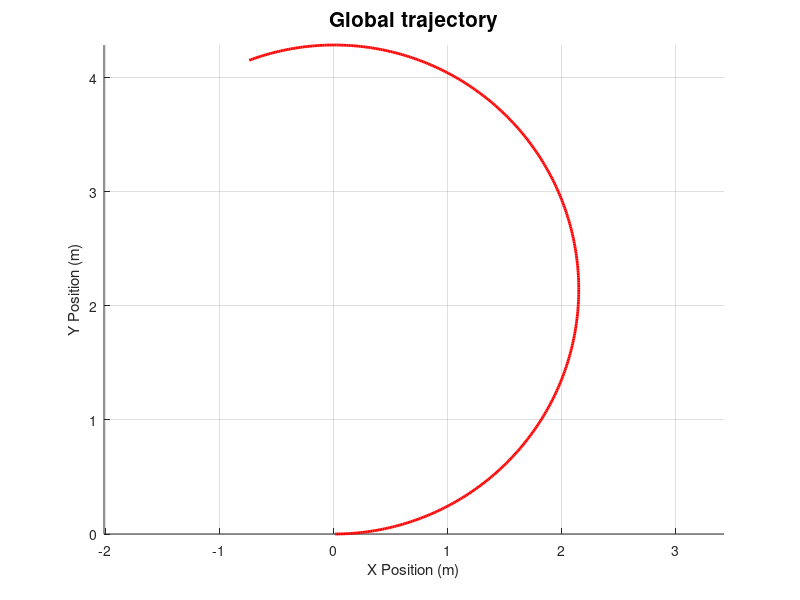
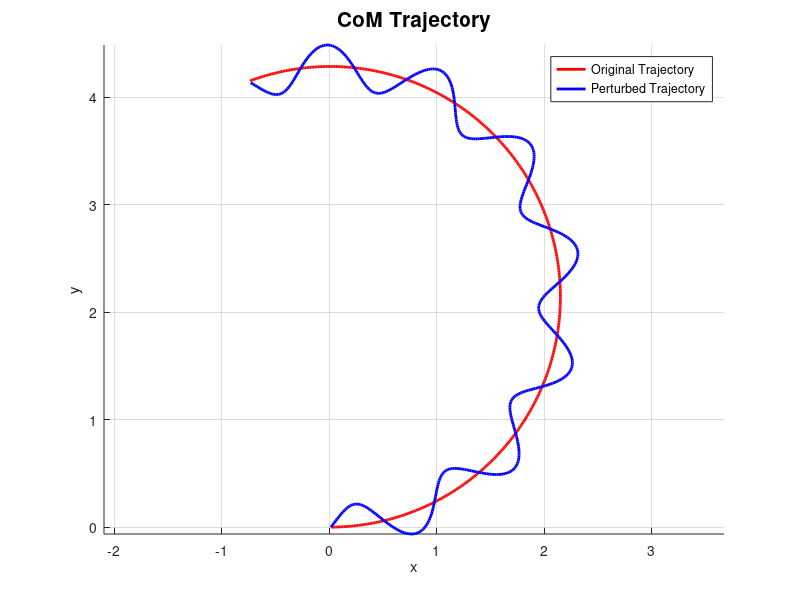
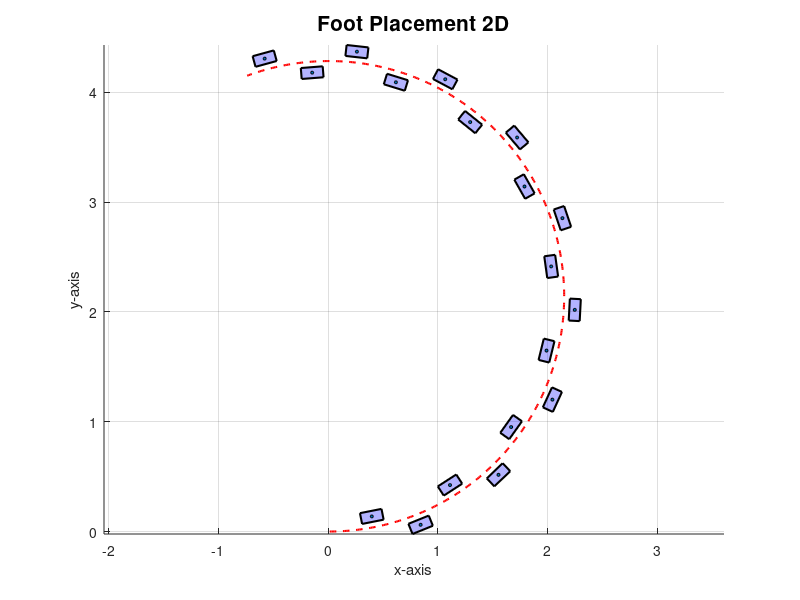
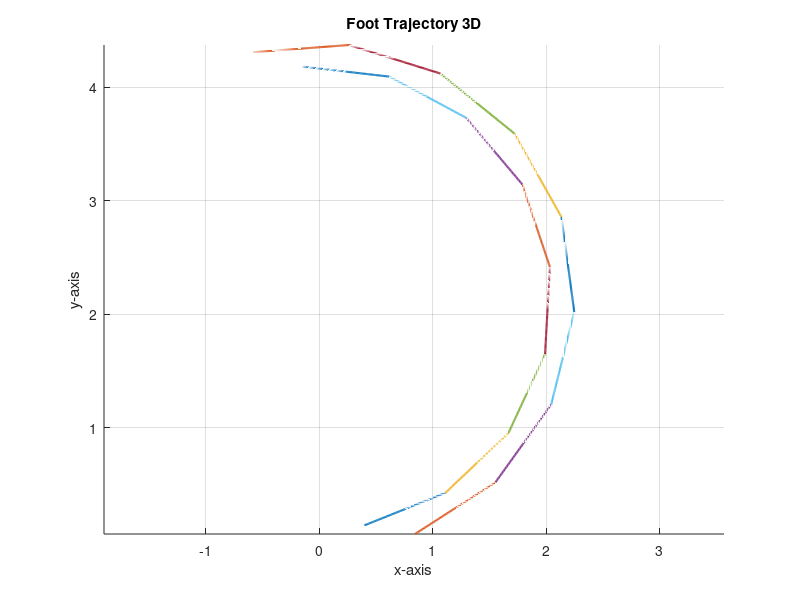

Reproduce these figures in MATLAB, in order.
%% Generate footsteps, CoM and ZMP trajectories for a biped given a global path.

clear all
close all


function [trajectory] = generate_global_trajectory(v,w,T, delta_T)
  
    % Generate a global trajectory given v,w as input.
      
    % Number of points
    num_points = T/delta_T;
    
    % Init starting position
    pos_x = 0.0; 
    pos_y = 0.0;
    pos_z = 1.0;
    theta = 0.0;
    
    % Store trajectory values
    trajectory = zeros(num_points, 4);
    
    % Compute trajectory
    for i = 1:num_points      
        pos_x = pos_x + v*cos(theta)*delta_T;
        pos_y = pos_y + v*sin(theta)*delta_T;
        theta = theta + w*delta_T;
        
        trajectory(i,:) = [pos_x, pos_y, pos_z, theta];
    end
    
    % Visualization
    figure;
    hold on;
    plot(trajectory(:, 1), trajectory(:, 2), 'r-', 'LineWidth', 2); % CoM
    title('Global trajectory', 'FontSize', 15 );
    xlabel('X Position (m)');
    ylabel('Y Position (m)');
    grid on;
    axis equal;
end


function [CoM_trajectory] = generate_pelvis_trajectory(trajectory, T, delta_T)
    
    % Generate a CoM trajectory for pelvis, by applying a sine wave perturbation
    % around the original global trajectory.
    
    % Parameters
    A = 0.2; % Amplitude of sine wave
    lambda = 1.0; % Wavelength of sine wave
    
    % Number of points
    num_points = T/delta_T;
    
    x_base = trajectory(:,1); % x(t)
    y_base = trajectory(:,2); % y(t)
    
    % Calculate arc length
    s = zeros(1, num_points);
    
    % Get arc length values
    for i = 2:num_points
        s(i) = s(i-1) + sqrt((x_base(i) - x_base(i-1))^2 + (y_base(i) - y_base(i-1))^2);
    end
    
    % Uniformly sample arc length
    s_uniform = linspace(s(1), s(end), num_points);
    x_uniform = interp1(s, x_base, s_uniform);
    y_uniform = interp1(s, y_base, s_uniform);
    
    % Compute tangent and normal vectors
    dx_ds = gradient(x_uniform, s_uniform);
    dy_ds = gradient(y_uniform, s_uniform);
    tangent_magnitude = sqrt(dx_ds.^2 + dy_ds.^2);
    t_x = dx_ds ./ tangent_magnitude;
    t_y = dy_ds ./ tangent_magnitude;
    n_x = -t_y;
    n_y = t_x;
    
    % Apply sine wave perturbation along normal
    sine_wave = A * sin(2 * pi * s_uniform / lambda);
    x_perturbed = x_uniform + sine_wave .* n_x;
    y_perturbed = y_uniform + sine_wave .* n_y;
    z_perturbed = trajectory(:,3);
    
    % Generate homogeneous transformation matrices
    CoM_trajectory = cell(num_points, 1);
    
    for i = 1:num_points
        CoM_trajectory{i} = [x_perturbed(i), y_perturbed(i), z_perturbed(i)];
    end
    
    % Plot results
    figure;
    hold on;
    plot(trajectory(:, 1), trajectory(:, 2), 'r-', 'LineWidth', 2); % CoM
    plot(x_perturbed, y_perturbed, 'b-', 'LineWidth', 2); % Perturbed trajectory
    title('CoM Trajectory', 'FontSize', 15 );
    xlabel('x');
    ylabel('y');
    legend('Original Trajectory', 'Perturbed Trajectory');
    grid on;
    axis equal;
end


function foot_positions = generate_foot_trajectory_2d(trajectory, step_length, step_width, foot_size)
    
    % Generate 2D foot positions around the global trajectory.

    % Variables
    num_points = size(trajectory, 1);
    foot_positions = []; % [x, y, theta, is_right]
    dist_accumulated = 0; % Store accumulated distance
    is_right_foot = true; % Alternate between left and right foot

    for i = 2:num_points-1
        % Compute distance between consecutive points
        dx = trajectory(i+1, 1) - trajectory(i, 1);
        dy = trajectory(i+1, 2) - trajectory(i, 2);
        dist_step = sqrt(dx^2 + dy^2);
        
        % Update accumulated distance
        dist_accumulated = dist_accumulated + dist_step;
        
        % Check if it is time to place a new step
        if dist_accumulated >= step_length
            
            % Reset variable
            dist_accumulated = 0; 
            
            % Compute vector tangent to trajectory
            tangent = [dx, dy];
            tangent = tangent / norm(tangent); % Normalizza
            
            % Compute vector normal to trajectory
            normal = [-tangent(2), tangent(1)]; 
            
            % Compute foot position
            x_foot = trajectory(i, 1) + (step_width / 2) * normal(1) * (2 * is_right_foot - 1);
            y_foot = trajectory(i, 2) + (step_width / 2) * normal(2) * (2 * is_right_foot - 1);
            
            % Compute orientation of the foot
            theta_foot = atan2(tangent(2), tangent(1));
            
            % Save data
            foot_positions = [foot_positions; x_foot, y_foot, theta_foot, is_right_foot];
            
            % Alternate steps
            is_right_foot = ~is_right_foot;
        end
    end

    % Visualization
    figure;
    hold on;
    
    for i = 1:size(foot_positions, 1)
        
        % Plot rectangles of the feet
        x_foot = foot_positions(i, 1);
        y_foot = foot_positions(i, 2);
        theta_foot = foot_positions(i, 3);
        
        % Compute rectangle vertices
        half_length = foot_size(2) / 2;
        half_width = foot_size(1) / 2;
        corners = [
            -half_length, -half_width;
             half_length, -half_width;
             half_length,  half_width;
            -half_length,  half_width
        ]; 

        % Do rotation and translation
        rotation_matrix = [cos(theta_foot), -sin(theta_foot);
                           sin(theta_foot),  cos(theta_foot)];
        rotated_corners = (rotation_matrix * corners')';
        translated_corners = rotated_corners + [x_foot, y_foot];
        
        % Draw rectangle
        fill(translated_corners(:, 1), translated_corners(:, 2), 'b', 'FaceAlpha', 0.3, 'EdgeColor', 'k', 'LineWidth', 1.5);
    end
    
    % Plot results
    plot(trajectory(:, 1), trajectory(:, 2), 'r--', 'LineWidth', 1.5); 
    scatter(foot_positions(:, 1), foot_positions(:, 2), 5, 'filled', 'MarkerEdgeColor', 'k'); 
    axis equal;
    title('Foot Placement 2D', 'FontSize', 15 );
    xlabel('x-axis');
    ylabel('y-axis');
    grid on;
end


function foot_trajectory = generate_foot_trajectory_3d(foot_positions, step_height, step_length, step_time, delta_T)
    
    % Generate 3D foot positions starting from 2D positions.
    
    % Number of points
    num_points = step_time/delta_T;
    
    t = linspace(0, 1, num_points); % Normalized time
    foot_trajectory = cell(size(foot_positions, 1) - 2, 1); % Trajectory for each step

    for i = 1:size(foot_positions, 1) - 2
        % Initial and final step positions
        p_start = foot_positions(i, 1:2); 
        p_end = foot_positions(i + 2, 1:2); 
        
        % Interpolate with cubix spline for xy direction
        x_traj = interp1([0, 1], [p_start(1), p_end(1)], t, 'pchip');
        y_traj = interp1([0, 1], [p_start(2), p_end(2)], t, 'pchip');
        
        % Parabolic trajectory for z direction
        z_traj = 4 * step_height * t .* (1 - t); % Profilo parabolico
        
        % Compute transformation matrix
        HTM_trajectory = cell(num_points, 1);
        yaw_angle = foot_positions(i + 1);
        
        for j = 1:num_points
            % Rotation matrix around z
            R_z = [cos(yaw_angle), -sin(yaw_angle), 0;
                   sin(yaw_angle),  cos(yaw_angle), 0;
                   0,                0,               1];
            
            % Transformation matrix
            T = eye(4);
            T(1:3, 1:3) = R_z;
            T(1:3, 4) = [x_traj(j); y_traj(j); z_traj(j)];
            HTM_trajectory{j} = T;
        end
        
        % Save trajectory
        foot_trajectory{i} = HTM_trajectory;
    end
    
    % Visualization
    figure;
    hold on;
    for i = 1:length(foot_trajectory)
        traj = foot_trajectory{i};
        x = arrayfun(@(j) traj{j}(1, 4), 1:num_points);
        y = arrayfun(@(j) traj{j}(2, 4), 1:num_points);
        z = arrayfun(@(j) traj{j}(3, 4), 1:num_points);
        plot3(x,y,z, 'LineWidth', 1.5);
    end
    axis equal;
    title('Foot Trajectory 3D');
    xlabel('x-axis');
    ylabel('y-axis');
    zlabel('z-axis');
    grid on;
end


function zmp_trajectory = generate_zmp_trajectory_spline(foot_positions, delta_size_spline, step_length, step_width, foot_size)
  
    % Generate ZMP trajectory given the 2D footsteps.
    
    % Get feet positions.
    x_foot = foot_positions(:, 1);
    y_foot = foot_positions(:, 2);

    % Add origin (0, 0) as first point in the trajectory.
    x_foot = [0; x_foot];
    y_foot = [0; y_foot];
    
    % Temporal parameter 
    t = 1:length(x_foot); 
    t_fine = 1:delta_size_spline:length(x_foot); % Greater granularity.
    
    % Cubic interpolation between feet positions.
    x_spline = interp1(t, x_foot, t_fine); 
    y_spline = interp1(t, y_foot, t_fine); 

    % Store results in matrix
    zmp_trajectory = [x_spline', y_spline'];

    % Visualize ZMP trajectory
    figure;
    hold on;
    plot(zmp_trajectory(:, 1), zmp_trajectory(:, 2), 'k-', 'LineWidth', 1.5); % ZMP spline
    
    for i = 1:size(foot_positions, 1)
        % Plot rectangles of the feet
        x_foot = foot_positions(i, 1);
        y_foot = foot_positions(i, 2);
        theta_foot = foot_positions(i, 3);
        
        % Compute rectangle vertices
        half_length = foot_size(2) / 2;
        half_width = foot_size(1) / 2;
        corners = [
            -half_length, -half_width;
             half_length, -half_width;
             half_length,  half_width;
            -half_length,  half_width
        ]; 

        % Do rotation and translation
        rotation_matrix = [cos(theta_foot), -sin(theta_foot);
                           sin(theta_foot),  cos(theta_foot)];
        rotated_corners = (rotation_matrix * corners')';
        translated_corners = rotated_corners + [x_foot, y_foot];
        
        % Draw rectangle
        fill(translated_corners(:, 1), translated_corners(:, 2), 'b', 'FaceAlpha', 0.3, 'EdgeColor', 'k', 'LineWidth', 1.5);
    end
    
    axis equal;
    title('ZMP trajectory', 'FontSize', 15 );
    xlabel('x-axis');
    ylabel('y-axis');
    grid on;
end



function CoM_trajectory = generate_CoM_trajectory_from_ZMP(zmp_trajectory, h, delta_t)
  
    # Alternative approach: generate CoM trajectory for pelvis by exploiting dynamics 
    % equations related to ZMP.
    
    % Gravity constant
    g = 9.81; 
    
    % Number of points
    num_points = size(zmp_trajectory, 1);
    
    % Init CoM position and velocity
    vel_x = 0;
    vel_y = 0;
    pos_x = zmp_trajectory(1, 1); % Initial CoM position is the initial ZMP position
    pos_y = zmp_trajectory(1, 2); % Same for Y
    
    % Store values
    CoM_trajectory = zeros(num_points, 2);
    
    % Initial CoM position is the initial ZMP position
    CoM_trajectory(1, :) = [pos_x, pos_y];
    
    % Compute CoM trajectory
    for i = 2:num_points
        
        % CoM acceleration 
        acc_x = (g/h)*(pos_x - zmp_trajectory(i, 1));
        acc_y = (g/h)*(pos_y - zmp_trajectory(i, 2));
        
        % Compute CoM velocity by integrating CoM acceleration 
        vel_x = vel_x - acc_x * delta_t;
        vel_y = vel_y - acc_y * delta_t;
        
        % Compute CoM position by integrating CoM velocity 
        pos_x = pos_x + vel_x * delta_t;
        pos_y = pos_y + vel_y * delta_t;
        
        % Update CoM trajectory
        CoM_trajectory(i, :) = [pos_x, pos_y];
    end
    
    % Visualization of CoM and ZMP
    figure;
    plot(zmp_trajectory(:, 1), zmp_trajectory(:, 2), 'r-', 'LineWidth', 2); % ZMP
    hold on;
    plot(CoM_trajectory(:, 1), CoM_trajectory(:, 2), 'b-', 'LineWidth', 2); % CoM
    title('ZMP and CoM Trajectory', 'FontSize', 15 );
    xlabel('X Position (m)');
    ylabel('Y Position (m)');
    legend('ZMP Trajectory', 'CoM Trajectory');
    grid on;
    axis equal;
end




%% MAIN

% trajectory variables
v = 1.5; % [m/s]
w = 0.7; % [rad/s]
T = 5.0; % [s]
delta_T = 0.01; % [s]

% gait variables
step_length = 0.4; % [m]
step_width = 0.2; % [m]
foot_size = [0.1, 0.2]; % width x length

% generate global trajectory based on v,w
trajectory = generate_global_trajectory(v, w, T, delta_T);

% generate CoM  in world frame
CoM_trajectory = generate_pelvis_trajectory(trajectory, T, delta_T);

% generate 2D foot positions in world frame
foot_positions = generate_foot_trajectory_2d(trajectory, step_length, step_width, foot_size);

% generate 3D foot trajectories in world frame
step_height = 0.1; % [m]
step_time = 1.0; % [s]
foot_trajectory = generate_foot_trajectory_3d(foot_positions, step_height, step_length, step_time, delta_T);

% generate ZMP trajectory
delta_size_spline = 0.001;
zmp_trajectory = generate_zmp_trajectory_spline(foot_positions, delta_size_spline, step_length, step_width, foot_size);

% alternative: generate CoM trajectory by using dynamics relations with ZMP
h_com = 1.5; % [m]
CoM_trajectory_dynamics = generate_CoM_trajectory_from_ZMP(zmp_trajectory, h_com, delta_T);








